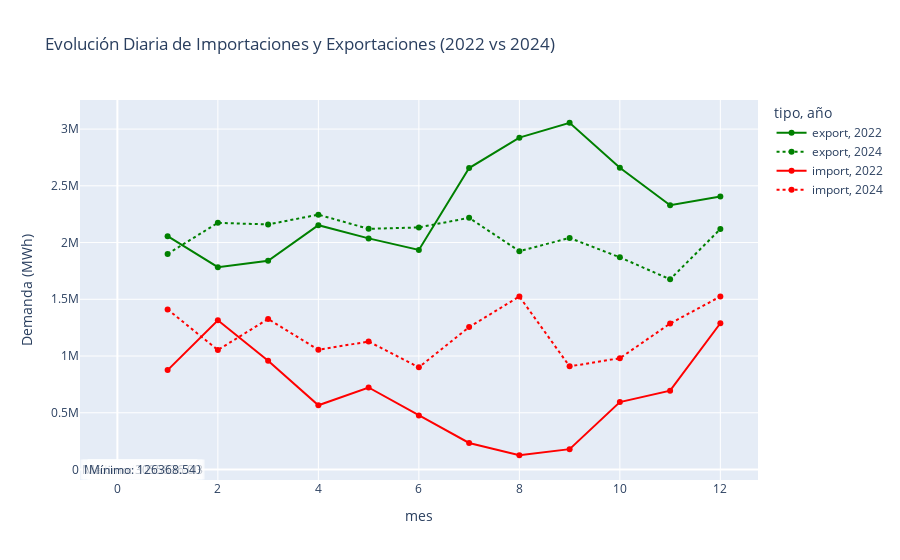

Notebook cell for this chart:
### Code cell
media = df_intercambios_2y['valor'].mean()
mediana = df_intercambios_2y['valor'].median()
maximo = df_intercambios_2y['valor'].max()
minimo = df_intercambios_2y['valor'].min()

fig = px.line(df_intercambios_2y, 
        x="mes", 
        y="valor", 
        color='tipo',
        line_dash="año",  # Diferenciar los años con estilos de línea
        markers=True, 
        title="Evolución Diaria de Importaciones y Exportaciones (2022 vs 2024)",
        labels={"valor": "Demanda (MWh)", "fecha": "Fecha"},
        color_discrete_map={"export": "green", "import": "red"}  # Colores personalizados
        )

fig.add_annotation(
    x=0.5, y=0.95, text=f"Media: {media:.2f}", showarrow=False, font=dict(size=12), align="center", bgcolor="rgba(255,255,255,0.7)"
)
fig.add_annotation(
    x=0.5, y=0.90, text=f"Mediana: {mediana:.2f}", showarrow=False, font=dict(size=12), align="center", bgcolor="rgba(255,255,255,0.7)"
)
fig.add_annotation(
    x=0.5, y=0.85, text=f"Máximo: {maximo:.2f}", showarrow=False, font=dict(size=12), align="center", bgcolor="rgba(255,255,255,0.7)"
)
fig.add_annotation(
    x=0.5, y=0.80, text=f"Mínimo: {minimo:.2f}", showarrow=False, font=dict(size=12), align="center", bgcolor="rgba(255,255,255,0.7)"
)

### Figure 1 — Plotly figure (JSON) as saved in the notebook; plotly's stock layout.template omitted (floating-point values rounded to 4 significant figures)
{"data": [{"hovertemplate": "tipo=export<br>año=2022<br>mes=%{x}<br>Demanda (MWh)=%{y}<extra></extra>", "legendgroup": "export, 2022", "line": {"color": "green", "dash": "solid"}, "marker": {"symbol": "circle"}, "mode": "lines+markers", "name": "export, 2022", "orientation": "v", "showlegend": true, "type": "scatter", "x": [1, 2, 3, 4, 5, 6, 7, 8, 9, 10, 11, 12], "xaxis": "x", "y": [2056000.0, 1783000.0, 1839000.0, 2153000.0, 2037000.0, 1935000.0, 2657000.0, 2924000.0, 3056000.0, 2659000.0, 2328000.0, 2406000.0], "yaxis": "y"}, {"hovertemplate": "tipo=export<br>año=2024<br>mes=%{x}<br>Demanda (MWh)=%{y}<extra></extra>", "legendgroup": "export, 2024", "line": {"color": "green", "dash": "dot"}, "marker": {"symbol": "circle"}, "mode": "lines+markers", "name": "export, 2024", "orientation": "v", "showlegend": true, "type": "scatter", "x": [1, 2, 3, 4, 5, 6, 7, 8, 9, 10, 11, 12], "xaxis": "x", "y": [1900000.0, 2174000.0, 2160000.0, 2246000.0, 2121000.0, 2134000.0, 2218000.0, 1924000.0, 2041000.0, 1870000.0, 1676000.0, 2119000.0], "yaxis": "y"}, {"hovertemplate": "tipo=import<br>año=2022<br>mes=%{x}<br>Demanda (MWh)=%{y}<extra></extra>", "legendgroup": "import, 2022", "line": {"color": "red", "dash": "solid"}, "marker": {"symbol": "circle"}, "mode": "lines+markers", "name": "import, 2022", "orientation": "v", "showlegend": true, "type": "scatter", "x": [1, 2, 3, 4, 5, 6, 7, 8, 9, 10, 11, 12], "xaxis": "x", "y": [875900.0, 1315000.0, 958800.0, 566100.0, 722900.0, 476500.0, 233800.0, 126400.0, 179200.0, 593800.0, 694300.0, 1289000.0], "yaxis": "y"}, {"hovertemplate": "tipo=import<br>año=2024<br>mes=%{x}<br>Demanda (MWh)=%{y}<extra></extra>", "legendgroup": "import, 2024", "line": {"color": "red", "dash": "dot"}, "marker": {"symbol": "circle"}, "mode": "lines+markers", "name": "import, 2024", "orientation": "v", "showlegend": true, "type": "scatter", "x": [1, 2, 3, 4, 5, 6, 7, 8, 9, 10, 11, 12], "xaxis": "x", "y": [1411000.0, 1053000.0, 1327000.0, 1055000.0, 1128000.0, 900600.0, 1255000.0, 1525000.0, 908900.0, 980500.0, 1286000.0, 1525000.0], "yaxis": "y"}], "layout": {"annotations": [{"align": "center", "bgcolor": "rgba(255,255,255,0.7)", "font": {"size": 12}, "showarrow": false, "text": "Media: 1558333.28", "x": 0.5, "y": 0.95}, {"align": "center", "bgcolor": "rgba(255,255,255,0.7)", "font": {"size": 12}, "showarrow": false, "text": "Mediana: 1600250.23", "x": 0.5, "y": 0.9}, {"align": "center", "bgcolor": "rgba(255,255,255,0.7)", "font": {"size": 12}, "showarrow": false, "text": "Máximo: 3055836.00", "x": 0.5, "y": 0.85}, {"align": "center", "bgcolor": "rgba(255,255,255,0.7)", "font": {"size": 12}, "showarrow": false, "text": "Mínimo: 126368.54", "x": 0.5, "y": 0.8}], "legend": {"title": {"text": "tipo, año"}, "tracegroupgap": 0}, "title": {"text": "Evolución Diaria de Importaciones y Exportaciones (2022 vs 2024)"}, "xaxis": {"anchor": "y", "domain": [0, 1], "title": {"text": "mes"}}, "yaxis": {"anchor": "x", "domain": [0, 1], "title": {"text": "Demanda (MWh)"}}}}
